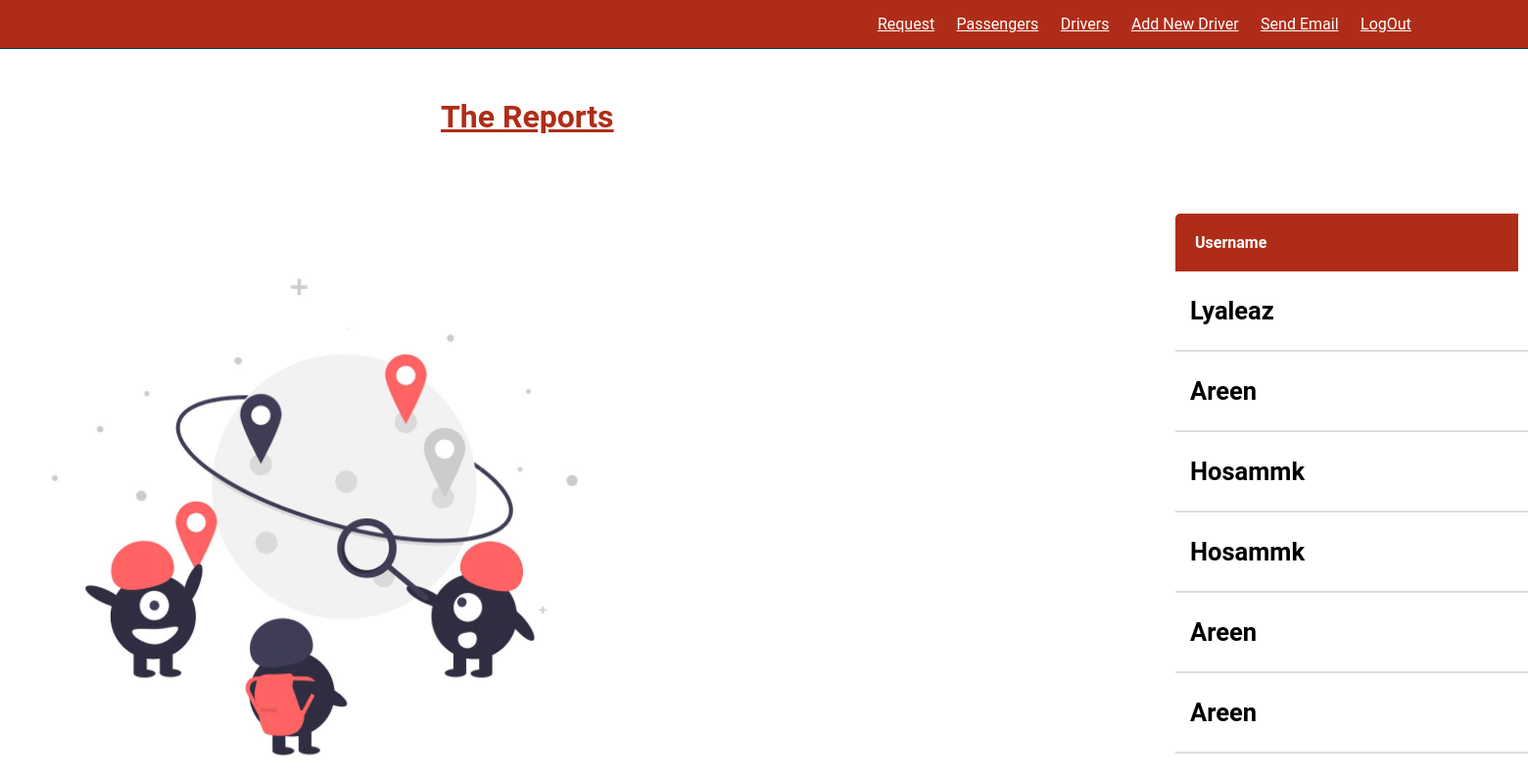
The page /AdminReports/ on the database its author committed.
### project/models.py (models this page shows)
class Report(models.Model):
    UserName=models.CharField(max_length=100,default='')
    class Meta:
        db_table = 'Reports'

### project/views.py (the view)
# urls.py: path('AdminReports/',views.AdminReports,name="AdminReports"),
def AdminReports(request):
    reports=Report.objects.all()
    return render(request,'project/AdminReports.html',{'users':reports})

### project/templates/project/AdminReports.html (shortened to what this page needs)
{% load static %}
<!DOCTYPE html>
<html>
    <head>
        <link rel="stylesheet" href="">
    </head>
<body  style="background-image:url('{% static 'img/unnamed.jpg' %}'); background-repeat: no-repeat; background-size:100%;">
  <div class="A" >
   <h1> The Reports </h1>
  </div>
<table class="content-table">
        <thead>
                <tr>
                  <th>username</th>
                </tr>
              </thead>
            {% for user in users %}
            <td>  <h2> {{user.UserName}} </h2> </td>
                <td> <a href="{% url 'Block' user.id %}"> <h3> Block user </h3> </a> </td>
            {% endfor %}
        <header class="header">
            <nav class="navbar">
                <a href="/Request/">Request</a>
                <a href="/deluser/">Passengers</a>
                <a href="/DriverDetails/">Drivers</a>
                <a href="/AddNewDriver/">Add New Driver</a>
                <a href="/SendMail/">Send Email</a>
                <a href="/logoutUser">LogOut</a>
            </nav>
        </header>
    </body>
</html>

### project/templates/project/AdminReports.html (style rules this page uses)
div { color: #AF2D18; text-decoration: underline; margin-left:450px; margin-top:100px; overflow: hidden; font-family: "Lucida Console", monospace; font-weight: bold; font-size: 1.6rem; }
:root { --main-color:#6283a1; --black: #13131a; --bg:#010103; --border: .1rem solid rgb(4, 62, 80); }
* { font-family: 'Roboto',sans-serif; margin: 0; padding: 0; box-sizing: border-box; outline: none; border: none; text-transform: capitalize; transition: .2s linear; }
html { font-size: 62.5%; overflow-x: hidden; scroll-padding-top: 9rem; scroll-behavior: smooth; }
.content-table { border-collapse: collapse; margin: 25px 20px; font-size: 1.7em; min-width: 850px; border-radius: 5px 5px 0 0; overflow: hidden; margin-left:1200px; margin-top:80px; }
.content-table thead tr { font-family: sans-serif; background-color: #AF2D18; color: #ffffff; text-align: left; font-weight: bold; }
.content-table th { width: 350px; padding: 20px; font-size: 1.6rem; }
.content-table td { font-family: sans-serif; padding: 25px 15px; }
.header { background: #AF2D18; color: #000000; display: flex; align-items: center; justify-content: space-between; padding: 1.5rem 7%; border-bottom: var(--border); position: fixed; top: 0; left:0; right:0; z-index: 1000; }
.header .navbar a { margin: 0 1rem; font-size: 1.6rem; color:#fff; }

### rows shown on the page
Report: UserName "Lyaleaz"
Report: UserName "Areen"
Report: UserName "Hosammk"
Report: UserName "Hosammk"
Report: UserName "Areen"
Report: UserName "Areen"
